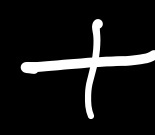
#> input picture data/data_black_white/math_symbols_split/test/10/6114.jpg, 155 x 135 px
$ python -i preprocessing.py   (imports and definitions only)
#> lines starting #> are read from the running program, lines starting #| are printed output that depends on the picture; after the words box and inside, x2 and y2 are one past the last pixel; in counts of white or black regions, pixels touching at a corner belong together
#> further down, picture is the input picture: shape (135, 155, 3); min 0, max 255, mean 23.7
#!/usr/bin/env python
# -*- coding: utf-8 -*-
"""
图像预处理模块 - 处理输入图像以便于识别
"""

import cv2
import numpy as np
from PIL import Image
import os
import sys


# [76 lines left out: functions pad_grayscale, preprocess_image, not called in this run]


def segment_symbols(preprocessed_image, min_contour_area=20, padding=5):  # 增加默认填充值
    """
    将预处理后的公式图像分割成单个符号，保留足够边距

    参数:
        preprocessed_image: 预处理后的二值化图像
        min_contour_area: 最小轮廓面积(过滤噪声)
        padding: 分割后的符号周围填充

    返回:
        符号列表: 包含每个分割出的符号图像及其位置信息
    """
#> called with min_contour_area = 20, padding = 5
    # 确保图像是二值图像
    if len(preprocessed_image.shape) == 3:
        gray = cv2.cvtColor(preprocessed_image, cv2.COLOR_BGR2GRAY)
    else:
        gray = preprocessed_image

    # 寻找轮廓
    contours, _ = cv2.findContours(gray, cv2.RETR_EXTERNAL, cv2.CHAIN_APPROX_SIMPLE)
#> contours = 15 contours, 14 with area under 20; largest, box (x1, y1, x2, y2) and area: (16, 16, 155, 120) 2848

    symbols = []
    # 过滤掉噪点
    initial_boxes = []
    for contour in contours:
        if cv2.contourArea(contour) > min_contour_area:
            x, y, w, h = cv2.boundingRect(contour)

            # 添加边距，但确保不超出图像范围
            x_with_padding = max(0, x - padding)
            y_with_padding = max(0, y - padding)
            w_with_padding = min(preprocessed_image.shape[1] - x_with_padding, w + 2 * padding)
            h_with_padding = min(preprocessed_image.shape[0] - y_with_padding, h + 2 * padding)

            initial_boxes.append((x_with_padding, y_with_padding, w_with_padding, h_with_padding))
#> this loop made 15 passes
#> (x, y, w, h, x_with_padding, y_with_padding, w_with_padding, h_with_padding) on pass 14: (16, 16, 139, 104, 11, 11, 144, 114)
#> contour on passes 1, 2, 3, 4, 8, 9: [[95, 90]], [[38, 79], [39, 79]], [[80, 75]], [[77, 71]], [[30, 60]], [[68, 57], [70, 57]]
#> after the loop, initial_boxes = [(11, 11, 144, 114)]

    # 步骤 2: 调用合并函数
    final_boxes = merge_contours(initial_boxes, overlap_threshold=0.8)  # 调整重叠阈值
#> final_boxes = [(11, 11, 144, 114)]

    # 步骤 3: 根据最终的边界框提取符号
    symbols = []
    for (x, y, w, h) in final_boxes:
        # 确保边界在有效范围内
        x = max(0, x)
        y = max(0, y)
        w = min(preprocessed_image.shape[1] - x, w)
        h = min(preprocessed_image.shape[0] - y, h)

        # 提取符号图像
        symbol_image = preprocessed_image[y:y + h, x:x + w]

        # 对高宽比大的符号(可能是1)进行特殊处理
        aspect_ratio = h / w if w > 0 else 999
        if aspect_ratio > 3.0:  # 可能是数字1
            # 添加额外的水平边距
            symbol_with_margin = np.zeros((h, w + 6), dtype=np.uint8)
            symbol_with_margin[:, 3:3 + w] = symbol_image
            symbol_image = symbol_with_margin
            w = w + 6  # 更新宽度

        symbols.append({
            'image': symbol_image,
            'position': (x, y, w, h),
            'normalized_image': normalize_symbol(symbol_image),
            'aspect_ratio': aspect_ratio  # 添加高宽比信息，便于后续处理
        })
#> this loop made 1 pass
#> (x, y, w, h, aspect_ratio) on pass 1: (11, 11, 144, 114, 0.792)
#> pass 1, in segment_symbols, `symbol_image = preprocessed_image[y:y + h, x:x + w]`:
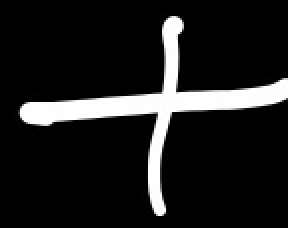
#> symbol_image: shape (114, 144, 3) (shown 2 times larger); min 0, max 255, mean 30.2
#> after the loop, symbols = []

    # 按位置排序（从左到右）
    symbols.sort(key=lambda s: s['position'][0])

    return symbols

def merge_contours(boxes, overlap_threshold=1):
    """
    【最终智能版】合并边界框。
    仅当两个框在水平方向上有显著重叠时，才将它们合并。
    """
    if len(boxes) <= 1:
        return boxes

    merged = True
    while merged:
        merged = False
        new_boxes = []
        # 使用一个数组来标记哪些框已经被合并掉了
        is_merged = [False] * len(boxes)

        for i in range(len(boxes)):
            if is_merged[i]:
                continue

            # 创建当前要合并的框
            current_box = list(boxes[i])

            for j in range(i + 1, len(boxes)):
                if is_merged[j]:
                    continue

                next_box = boxes[j]

                # --- 核心判断逻辑 ---
                # 1. 计算两个框在水平方向上的重叠区域长度
                x1_max = current_box[0] + current_box[2]
                x2_max = next_box[0] + next_box[2]
                overlap_x = max(0, min(x1_max, x2_max) - max(current_box[0], next_box[0]))

                # 2. 只有当重叠长度大于任一框宽度的阈值时，才认为是垂直结构
                min_width = min(current_box[2], next_box[2])
                if overlap_x >= min_width * overlap_threshold:
                    # 合并两个框
                    x_min = min(current_box[0], next_box[0])
                    y_min = min(current_box[1], next_box[1])
                    x_max = max(current_box[0] + current_box[2], next_box[0] + next_box[2])
                    y_max = max(current_box[1] + current_box[3], next_box[1] + next_box[3])

                    current_box = [x_min, y_min, x_max - x_min, y_max - y_min]

                    # 标记 next_box 已被合并
                    is_merged[j] = True
                    merged = True  # 标记本轮发生了合并

            new_boxes.append(tuple(current_box))

        # 如果本轮发生了合并，就用合并后的新列表进行下一轮检查
        if merged:
            boxes = new_boxes

    # 按x坐标排序，确保最终顺序正确
    new_boxes.sort(key=lambda b: b[0])
    return new_boxes


def normalize_symbol_orientation(symbol_image):
    """
    归一化符号方向，特别针对数字1和括号的区分

    参数:
        symbol_image: 单个符号的图像

    返回:
        处理后的图像
    """
    # 获取原始尺寸
#> (the run stopped early here; a loop or call above may not have finished)
